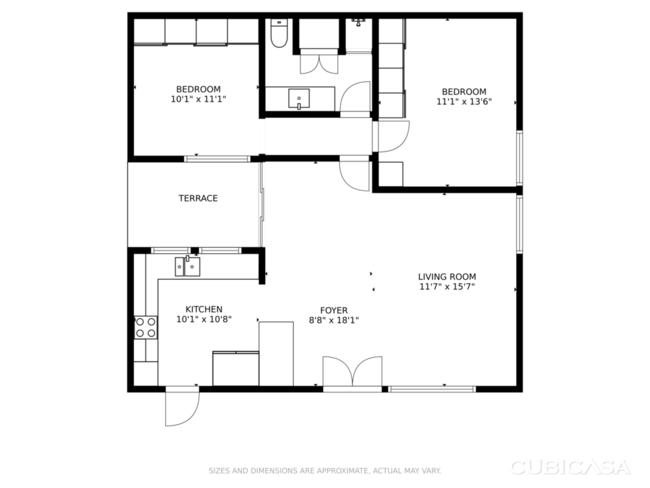
#> input picture fp_example4.png, 650 x 488 px, found by its file name
$ python locate_doors_v2.py
#> lines starting #> are read from the running program, lines starting #| are printed output that depends on the picture; after the words box and inside, x2 and y2 are one past the last pixel; in counts of white or black regions, pixels touching at a corner belong together
#!/usr/bin/env python3
"""Scan binary image around each wall gap to find door arcs precisely."""
import cv2
import numpy as np
import math

IMG = '/mnt/d/_CLAUDE-TOOLS/fp_example4.png'
gray = cv2.imread(IMG, cv2.IMREAD_GRAYSCALE)
#> gray is the input picture: shape (488, 650); min 0, max 255, mean 241.7
h, w = gray.shape
_, binary = cv2.threshold(gray, 0, 255, cv2.THRESH_BINARY_INV + cv2.THRESH_OTSU)
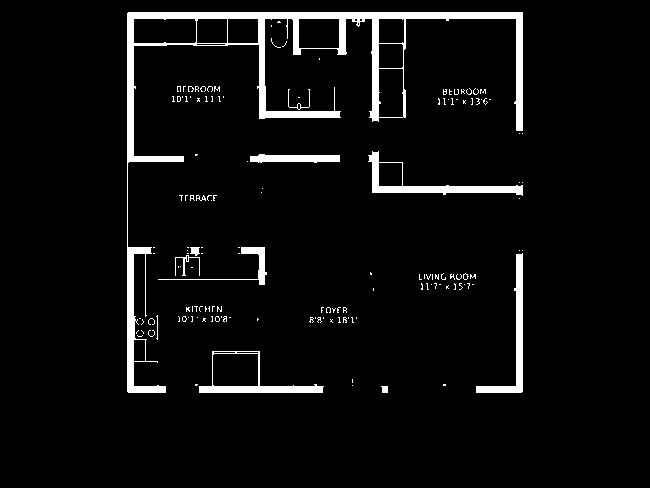
#> binary: shape (488, 650); 5% white; 152 white regions (139 under 20 px), largest, box (x1, y1, x2, y2) and area: (127, 12, 523, 393) 9642, (368, 151, 523, 196) 1395, (476, 253, 523, 393) 1259
binary = cv2.morphologyEx(binary, cv2.MORPH_CLOSE, np.ones((3,3), np.uint8))
#> binary: shape (488, 650); 5.2% white; 67 white regions (44 under 20 px), largest, box (x1, y1, x2, y2) and area: (127, 12, 523, 393) 9859, (368, 151, 523, 196) 1403, (476, 250, 523, 393) 1265

# Building bbox
closed = cv2.morphologyEx(binary, cv2.MORPH_CLOSE, np.ones((5,5), np.uint8))
#> closed: shape (488, 650); 5.7% white; 33 white regions (20 under 20 px)
contours, _ = cv2.findContours(closed, cv2.RETR_EXTERNAL, cv2.CHAIN_APPROX_SIMPLE)
#> contours = 32 contours, 19 with area under 20; largest, box (x1, y1, x2, y2) and area: (127, 12, 523, 393) 16224, (199, 351, 324, 393) 2390, (368, 151, 523, 199) 1742, (476, 250, 523, 393) 1086, (158, 247, 267, 285) 959
largest = max(contours, key=cv2.contourArea)
#> largest = contour of 210 points, box (x1, y1, x2, y2) (127, 12, 523, 393), area 16224
bx, by, bw, bh = cv2.boundingRect(largest)
#> bx = 127; by = 12; bw = 396; bh = 381

# Thick mask
ek = cv2.getStructuringElement(cv2.MORPH_RECT, (3, 3))
eroded = cv2.erode(binary, ek, iterations=2)
#> eroded: shape (488, 650); 1.7% white; 19 white regions (12 under 20 px), largest, box (x1, y1, x2, y2) and area: (129, 14, 521, 160) 3045, (129, 249, 164, 391) 609, (371, 154, 521, 193) 558
thick = cv2.dilate(eroded, ek, iterations=2)
#> thick: shape (488, 650); 4.3% white; 19 white regions, largest, box (x1, y1, x2, y2) and area: (127, 12, 523, 162) 7289, (127, 247, 166, 393) 1429, (369, 152, 523, 195) 1330

debug = cv2.cvtColor(gray, cv2.COLOR_GRAY2BGR)

# Wall positions (from analysis)
# Vertical walls: left ext=127-133, V1=259-264, V2=372-378, right ext=517-523
# Horizontal walls: top=12-18, h_bath=111-117, h_br=155-161, h_lr=186-192, bottom=387-393

print("=== DETAILED WALL GAP ANALYSIS ===")

def scan_vwall_gaps(name, wall_x1, wall_x2, y_start, y_end):
    """Scan a vertical wall for gaps and nearby door arcs."""
    print(f"\n--- {name} (x={wall_x1}-{wall_x2}, y={y_start}-{y_end}) ---")
    # Sum thick mask across wall width for each row
    col_sum = np.sum(thick[y_start:y_end, wall_x1:wall_x2+1] > 0, axis=1)

    gaps = []
    in_gap, gs = False, 0
    for r in range(len(col_sum)):
        if col_sum[r] < 2:
            if not in_gap: gs = r; in_gap = True
        else:
            if in_gap and r - gs > 5:
                gy1 = y_start + gs
                gy2 = y_start + r - 1
                gaps.append((gy1, gy2))
            in_gap = False
    if in_gap and len(col_sum) - gs > 5:
        gy1 = y_start + gs
        gy2 = y_start + len(col_sum) - 1
        gaps.append((gy1, gy2))

    for gy1, gy2 in gaps:
        span = gy2 - gy1
        print(f"  Gap: y={gy1}-{gy2} ({span}px)")

        # Search for door arc in binary on BOTH sides of the wall
        # West side (x < wall_x1)
        for side, label, x1, x2 in [
            ('W', 'west', max(0, wall_x1-50), wall_x1),
            ('E', 'east', wall_x2+1, min(w, wall_x2+51)),
        ]:
            roi = binary[max(0,gy1-10):min(h,gy2+10), x1:x2]
            # Remove thick wall pixels from search
            roi_thick = thick[max(0,gy1-10):min(h,gy2+10), x1:x2]
            roi_arcs = cv2.subtract(roi, roi_thick)

            # Find contours
            cnts, _ = cv2.findContours(roi_arcs, cv2.RETR_EXTERNAL, cv2.CHAIN_APPROX_SIMPLE)
            for cnt in cnts:
                area = cv2.contourArea(cnt)
                if area < 10:
                    continue
                peri = cv2.arcLength(cnt, True)
                circ = 4*math.pi*area/(peri*peri) if peri > 0 else 0
                bx2, by2, cw, ch = cv2.boundingRect(cnt)
                # Translate back to image coords
                abs_x = x1 + bx2
                abs_y = max(0,gy1-10) + by2
                print(f"    {label}: area={area:.0f} circ={circ:.3f} bbox=({abs_x},{abs_y},{cw},{ch})")
                cv2.rectangle(debug, (abs_x, abs_y), (abs_x+cw, abs_y+ch), (0,255,0), 1)

def scan_hwall_gaps(name, wall_y1, wall_y2, x_start, x_end):
    """Scan a horizontal wall for gaps and nearby door arcs."""
    print(f"\n--- {name} (y={wall_y1}-{wall_y2}, x={x_start}-{x_end}) ---")
    row_sum = np.sum(thick[wall_y1:wall_y2+1, x_start:x_end] > 0, axis=0)

    gaps = []
    in_gap, gs = False, 0
    for c in range(len(row_sum)):
        if row_sum[c] < 2:
            if not in_gap: gs = c; in_gap = True
        else:
            if in_gap and c - gs > 5:
                gx1 = x_start + gs
                gx2 = x_start + c - 1
                gaps.append((gx1, gx2))
            in_gap = False
    if in_gap and len(row_sum) - gs > 5:
        gx1 = x_start + gs
        gx2 = x_start + len(row_sum) - 1
        gaps.append((gx1, gx2))

    for gx1, gx2 in gaps:
        span = gx2 - gx1
        print(f"  Gap: x={gx1}-{gx2} ({span}px)")

        # Search for door arc above and below the wall
        for side, label, y1, y2 in [
            ('N', 'above', max(0, wall_y1-50), wall_y1),
            ('S', 'below', wall_y2+1, min(h, wall_y2+51)),
        ]:
            roi = binary[y1:y2, max(0,gx1-10):min(w,gx2+10)]
            roi_thick = thick[y1:y2, max(0,gx1-10):min(w,gx2+10)]
            roi_arcs = cv2.subtract(roi, roi_thick)

            cnts, _ = cv2.findContours(roi_arcs, cv2.RETR_EXTERNAL, cv2.CHAIN_APPROX_SIMPLE)
            for cnt in cnts:
                area = cv2.contourArea(cnt)
                if area < 10:
                    continue
                peri = cv2.arcLength(cnt, True)
                circ = 4*math.pi*area/(peri*peri) if peri > 0 else 0
                bx2, by2, cw, ch = cv2.boundingRect(cnt)
                abs_x = max(0,gx1-10) + bx2
                abs_y = y1 + by2
                print(f"    {label}: area={area:.0f} circ={circ:.3f} bbox=({abs_x},{abs_y},{cw},{ch})")
                cv2.rectangle(debug, (abs_x, abs_y), (abs_x+cw, abs_y+ch), (0,255,0), 1)

# === Bottom exterior wall - find it precisely ===
print("\n=== BOTTOM WALL LOCATION ===")
# The bottom wall should be near y=387-393 but might not show in projection
# Scan bottom 20 rows of building for wall presence
for r in range(bh-20, bh):
    row_sum = np.sum(thick[by+r, bx:bx+bw] > 0)
    if row_sum > 50:
        print(f"  row {by+r}: thick_sum={row_sum}")
#> this loop made 20 passes
#> row_sum on passes 1 to 8: 14, 14, 14, 14, 14, 14, 14, 14
#> (printed output is left out)

# Also check binary
print("\nBottom binary presence:")
for r in range(bh-15, bh):
    row_sum = np.sum(binary[by+r, bx:bx+bw] > 0)
    if row_sum > 50:
        print(f"  row {by+r}: binary_sum={row_sum}")
#> this loop made 15 passes
#> row_sum on passes 1 to 8: 17, 18, 18, 18, 18, 18, 27, 31
#> (printed output is left out)

# Find bottom wall gap (entry door)
print("\n=== BOTTOM WALL ENTRY DOOR ===")
# Check binary image at the very bottom of building
bot_y1, bot_y2 = by+bh-10, by+bh
#> bot_y1 = 383; bot_y2 = 393
bot_binary = binary[bot_y1:bot_y2, bx:bx+bw]
bot_thick = thick[bot_y1:bot_y2, bx:bx+bw]
bot_proj = np.sum(bot_binary > 0, axis=0)
#> bot_proj = 396 values, max 10 at index 1, min 0 at index 39, mean 4.01

# Find gaps in bottom wall
in_gap, gs = False, 0
for c in range(bw):
    if bot_proj[c] < 2:
        if not in_gap: gs = c; in_gap = True
    else:
        if in_gap and c - gs > 10:
            print(f"  Bottom wall gap: x={bx+gs}-{bx+c-1} ({c-gs}px)")
        in_gap = False
#> this loop made 396 passes
#|   Bottom wall gap: x=166-194 (29px)
#> (further printed lines are left out)
#> after the loop, gs = 319

# Now search around each known gap for arcs
# Use the ORIGINAL BINARY (not thin mask) for better arc detection

# V-wall-1 runs from top to bottom, but has different segments
scan_vwall_gaps("V-wall-1 (full)", 259, 264, by, by+bh)
#| --- V-wall-1 (full) (x=259-264, y=12-393) ---
#> in scan_vwall_gaps, `col_sum = np.sum(thick[y_start:y_end, wall_x1:wall_x2+1] > 0, axis=1)`: col_sum = 381 values, max 6 at index 0, min 0 at index 107, mean 2.52
#> after the loop in scan_vwall_gaps, `for r in range(len(col_sum)):`: gaps = [(119, 153), (162, 246), (285, 385)]; gs = 273
#> the loop in scan_vwall_gaps, `for gy1, gy2 in gaps:` made 3 passes
#> (gy1, gy2, span) on passes 1 to 3: (119, 153, 34), (162, 246, 84), (285, 385, 100)
#> (printed output is left out)
scan_vwall_gaps("V-wall-2 (full)", 372, 378, by, by+bh)
#> call 2 of scan_vwall_gaps, with name = 'V-wall-2 (full)', wall_x1 = 372, wall_x2 = 378, y_start = 12, y_end = 393
#| --- V-wall-2 (full) (x=372-378, y=12-393) ---
#> in scan_vwall_gaps (call 2), `col_sum = np.sum(thick[y_start:y_end, wall_x1:wall_x2+1] > 0, axis=1)`: col_sum = 381 values, max 7 at index 0, min 0 at index 109, mean 2.76
#> after the loop in scan_vwall_gaps (call 2), `for r in range(len(col_sum)):`: gaps = [(121, 151)]; gs = 181
#> in scan_vwall_gaps (call 2), `gy1 = y_start + gs`: gy1 = 193
#> in scan_vwall_gaps (call 2), `gy2 = y_start + len(col_sum) - 1`: gy2 = 392
#> the loop in scan_vwall_gaps (call 2), `for gy1, gy2 in gaps:` made 2 passes
#> (gy1, gy2, span) on passes 1 to 2: (121, 151, 30), (193, 392, 199)
#> (printed output is left out)
#> after the loop in scan_vwall_gaps (call 2), `for gy1, gy2 in gaps:`:
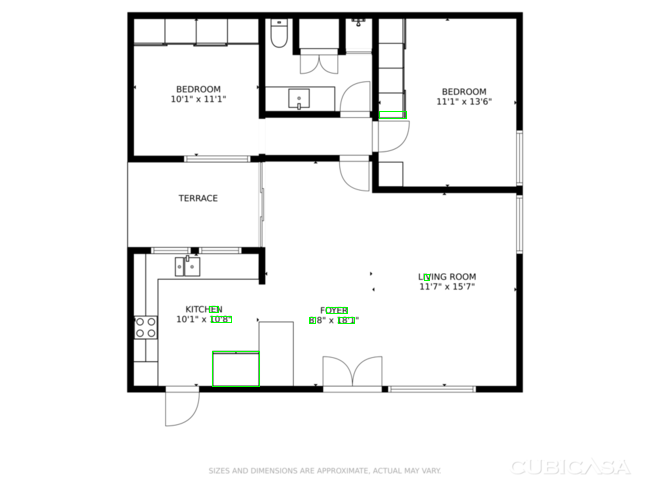
#> debug: shape (488, 650, 3); mean B, G, R 241.5, 241.9, 241.5

# Horizontal walls
scan_hwall_gaps("H-wall-bath (y=111-117)", 111, 117, bx, bx+bw)
#| --- H-wall-bath (y=111-117) (y=111-117, x=127-523) ---
#> in scan_hwall_gaps, `row_sum = np.sum(thick[wall_y1:wall_y2+1, x_start:x_end] > 0, axis=0)`: row_sum = 396 values, max 7 at index 0, min 0 at index 7, mean 1.84
#> the loop in scan_hwall_gaps, `for c in range(len(row_sum)):` made 396 passes
#> (gx1, gx2, in_gap) on pass 133: (134, 258, False)
#> after the loop in scan_hwall_gaps, `for c in range(len(row_sum)):`: gaps = [(134, 258), (340, 369), (379, 515)]; gs = 252
#> the loop in scan_hwall_gaps, `for gx1, gx2 in gaps:` made 3 passes
#> (gx1, gx2, span) on passes 1 to 3: (134, 258, 124), (340, 369, 29), (379, 515, 136)
#> (printed output is left out)
#> after the loop in scan_hwall_gaps, `for gx1, gx2 in gaps:`:
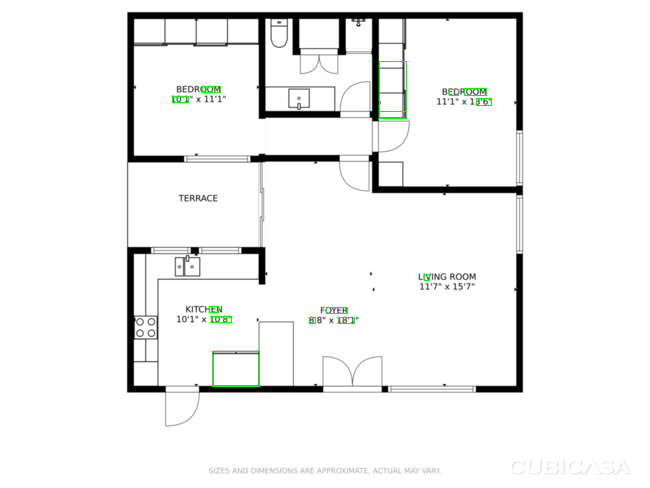
#> debug: shape (488, 650, 3); 0.11% of pixels changed, all inside (x1, y1, x2, y2) = (172, 61, 492, 111)
#> after the loop in scan_hwall_gaps, `for gx1, gx2 in gaps:`:
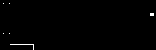
#> roi_arcs: shape (50, 156); 0.58% white in thin lines or dots
scan_hwall_gaps("H-wall-BR (y=155-161)", 155, 161, bx, bx+bw)
#> call 2 of scan_hwall_gaps, with name = 'H-wall-BR (y=155-161)', wall_y1 = 155, wall_y2 = 161, x_start = 127, x_end = 523
#| --- H-wall-BR (y=155-161) (y=155-161, x=127-523) ---
#> in scan_hwall_gaps (call 2), `row_sum = np.sum(thick[wall_y1:wall_y2+1, x_start:x_end] > 0, axis=0)`: row_sum = 396 values, max 7 at index 0, min 0 at index 57, mean 2.63
#> the loop in scan_hwall_gaps (call 2), `for c in range(len(row_sum)):` made 396 passes
#> (gx1, gx2, in_gap) on pass 124: (184, 249, False)
#> after the loop in scan_hwall_gaps (call 2), `for c in range(len(row_sum)):`: gaps = [(184, 249), (340, 368)]; gs = 252
#> in scan_hwall_gaps (call 2), `gx1 = x_start + gs`: gx1 = 379
#> in scan_hwall_gaps (call 2), `gx2 = x_start + len(row_sum) - 1`: gx2 = 522
#> the loop in scan_hwall_gaps (call 2), `for gx1, gx2 in gaps:` made 3 passes
#> (gx1, gx2, span) on passes 1 to 3: (184, 249, 65), (340, 368, 28), (379, 522, 143)
#> (printed output is left out)
#> after the loop in scan_hwall_gaps (call 2), `for gx1, gx2 in gaps:`:
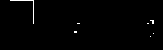
#> roi_arcs: shape (50, 163); 0.86% white in thin lines or dots, all inside (x1, y1, x2, y2) = (10, 0, 154, 37)
scan_hwall_gaps("H-wall-LR (y=186-192)", 186, 192, bx, bx+bw)
#> call 3 of scan_hwall_gaps, with name = 'H-wall-LR (y=186-192)', wall_y1 = 186, wall_y2 = 192, x_start = 127, x_end = 523
#| --- H-wall-LR (y=186-192) (y=186-192, x=127-523) ---
#> in scan_hwall_gaps (call 3), `row_sum = np.sum(thick[wall_y1:wall_y2+1, x_start:x_end] > 0, axis=0)`: row_sum = 396 values from 0 to 7
#> the loop in scan_hwall_gaps (call 3), `for c in range(len(row_sum)):` made 396 passes
#> (gx1, gx2, in_gap) on pass 246: (127, 371, False)
#> after the loop in scan_hwall_gaps (call 3), `for c in range(len(row_sum)):`: gaps = [(127, 371)]; gs = 0
#> the loop in scan_hwall_gaps (call 3), `for gx1, gx2 in gaps:` made 1 pass
#> (gx1, gx2, span) on pass 1: (127, 371, 244)
#> (printed output is left out)
#> after the loop in scan_hwall_gaps (call 3), `for gx1, gx2 in gaps:`:
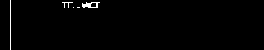
#> roi_arcs: shape (50, 264); 1.1% white in thin lines or dots, all inside (x1, y1, x2, y2) = (10, 0, 100, 50)

# Bottom wall
scan_hwall_gaps("Bottom wall (y=386-393)", 386, 393, bx, bx+bw)
#| --- Bottom wall (y=386-393) (y=386-393, x=127-523) ---

# === Check where door arcs are in the BINARY directly ===
print("\n=== DIRECT ARC SEARCH (binary minus thick, whole image) ===")
arcs_mask = cv2.subtract(binary, thick)
#> arcs_mask: shape (488, 650); 0.95% white in thin lines or dots, all inside (x1, y1, x2, y2) = (127, 19, 523, 387)
arcs_mask = cv2.morphologyEx(arcs_mask, cv2.MORPH_OPEN, np.ones((2,2), np.uint8))
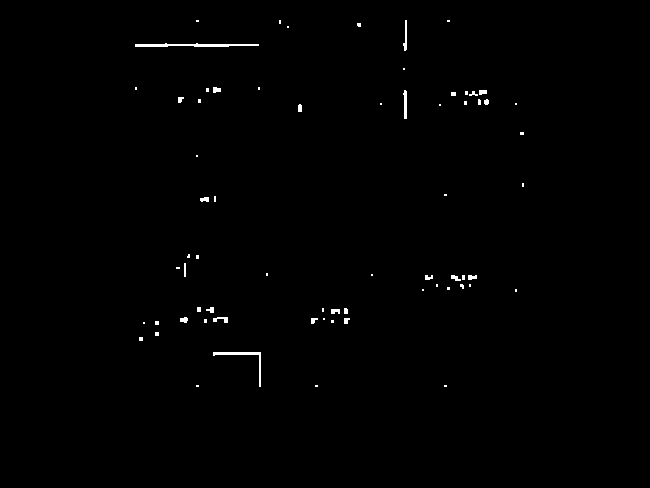
#> arcs_mask: shape (488, 650); 0.54% white; 68 white regions (44 under 20 px)

# Find contours
arc_cnts, _ = cv2.findContours(arcs_mask, cv2.RETR_EXTERNAL, cv2.CHAIN_APPROX_SIMPLE)
#> arc_cnts = 68 contours, 54 with area under 20; largest, box (x1, y1, x2, y2) and area: (135, 43, 259, 47) 194, (213, 352, 261, 387) 128, (403, 90, 407, 119) 58, (403, 20, 407, 51) 40, (213, 317, 228, 323) 32
arc_candidates = []
for cnt in arc_cnts:
    area = cv2.contourArea(cnt)
    if area < 15:
        continue
    peri = cv2.arcLength(cnt, True)
    if peri < 15:
        continue
    circ = 4*math.pi*area/(peri*peri)
    x, y, cw, ch = cv2.boundingRect(cnt)
    aspect = max(cw, ch) / max(min(cw, ch), 1)

    # Filter: must be in building area and have arc-like properties
    if x >= bx-5 and x+cw <= bx+bw+5 and y >= by-5 and y+ch <= by+bh+5:
        arc_candidates.append({
            'area': area, 'circ': circ, 'peri': peri,
            'bbox': (x, y, cw, ch), 'aspect': aspect,
            'center': (x+cw//2, y+ch//2)
        })
#> this loop made 68 passes
#> cnt on passes 18, 20, 21, 22, 23, 24, 26, 28: [[322, 308], [322, 311], [323, 311], [323, 308]], [[197, 307], [197, 311], [200, 311], [200, 307]], [[515, 289], [515, 291], [516, 291], [516, 289]], [[422, 289], [422, 290], [423, 290], [423, 289]], [[447, 287], [447, 289], [449, 289], [449, 287]], [[469, 284], [469, 286], [470, 286], [470, 284]], [[436, 284], [436, 286], [437, 286], [437, 284]], [[462, 275], [462, 279], [464, 279], [464, 275]]

arc_candidates.sort(key=lambda a: -a['area'])
print(f"Total candidates: {len(arc_candidates)}")
#| Total candidates: 19
for i, a in enumerate(arc_candidates[:40]):
    x, y, cw, ch = a['bbox']
    print(f"  #{i}: area={a['area']:.0f} circ={a['circ']:.3f} peri={a['peri']:.0f} "
          f"bbox=({x},{y},{cw},{ch}) asp={a['aspect']:.1f} center=({a['center'][0]},{a['center'][1]})")
#> this loop made 19 passes
#|   #0: area=194 circ=0.039 peri=252 bbox=(135,43,124,4) asp=31.0 center=(197,45)
#|   #1: area=128 circ=0.061 peri=163 bbox=(213,352,48,35) asp=1.4 center=(237,369)
#|   #2: area=58 circ=0.199 peri=60 bbox=(403,90,4,29) asp=7.2 center=(405,104)
#|   #3: area=40 circ=0.120 peri=64 bbox=(403,20,4,31) asp=7.8 center=(405,35)
#|   #4: area=32 circ=0.229 peri=42 bbox=(213,317,15,6) asp=2.5 center=(220,320)
#> (further printed lines are left out)

cv2.imwrite('/mnt/d/_CLAUDE-TOOLS/fp_doors_v2_debug.png', debug)
print(f"\nDebug image saved")
